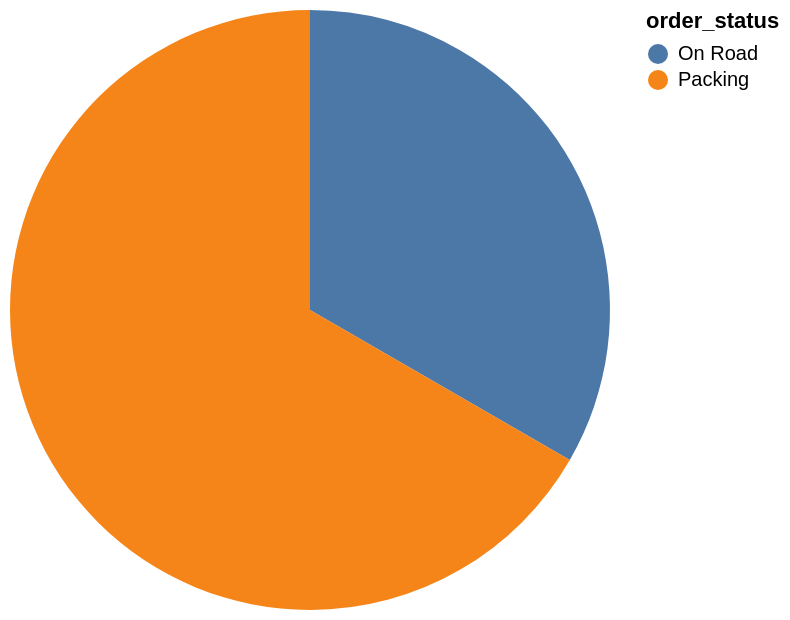

Express this chart as Vega-Lite.
### Vega-Lite specification from a JSON file in a GitHub repository (floating-point values rounded to 4 significant figures)
{"data": {"values": [{"x_data": "On Road", "y_data": 1}, {"x_data": "Packing", "y_data": 2}]}, "mark": "arc", "encoding": {"theta": {"field": "y_data", "type": "quantitative", "title": "COUNT(order_status)"}, "color": {"field": "x_data", "type": "nominal", "title": "order_status"}}}
